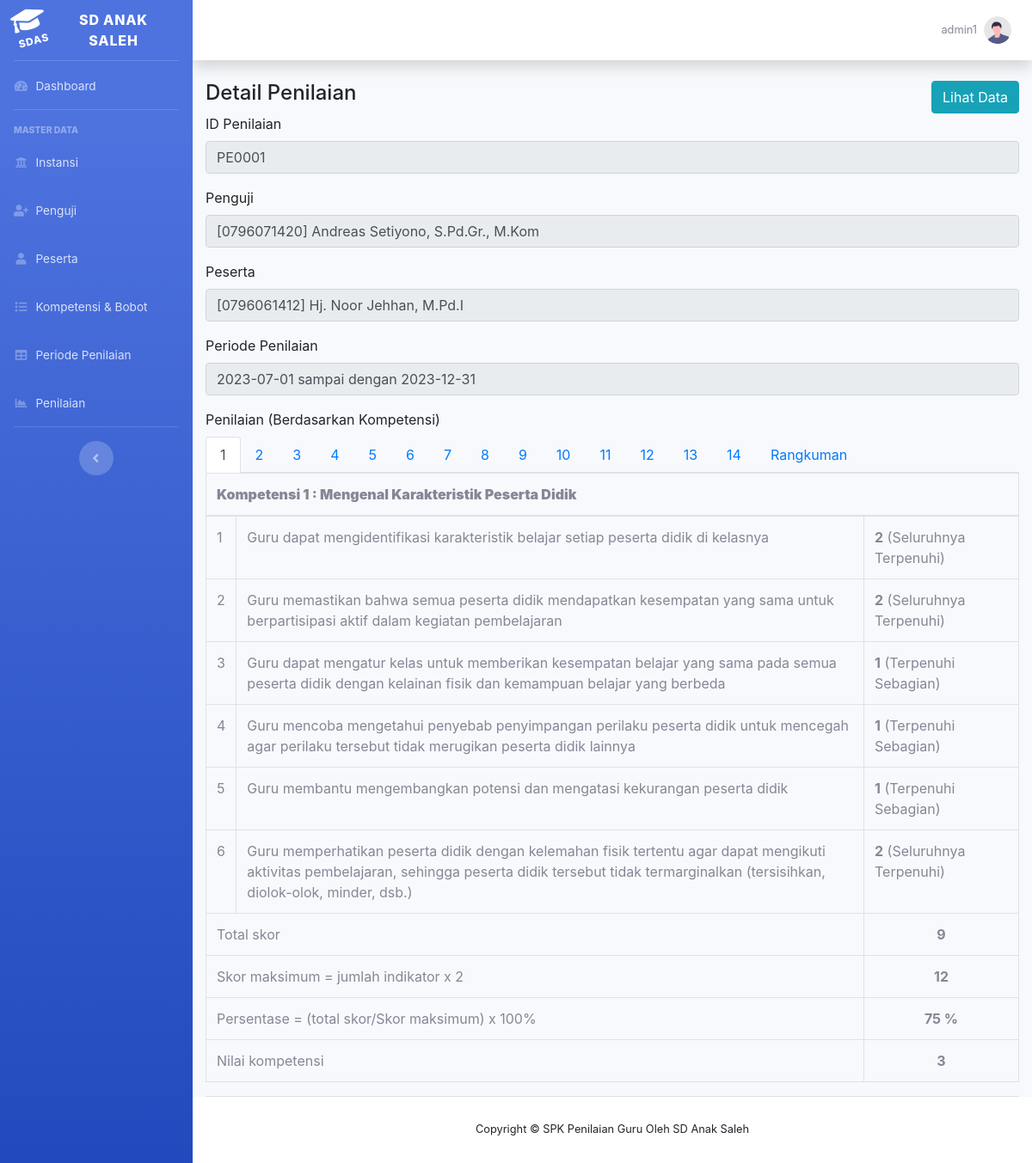
The app's page /penilaian_lht.php?kode=PE0001 (signed in) with its own data.
### tables this page shows
CREATE TABLE `nilai_peserta_detail` (
  `detail_id` varchar(10) NOT NULL,
  `detail_peserta` varchar(10) NOT NULL,
  `detail_penguji` varchar(10) NOT NULL,
  `detail_periode` varchar(10) DEFAULT NULL,
  `K0101` float NOT NULL,
  `K0102` float NOT NULL,
  `K0103` float NOT NULL,
  `K0104` float NOT NULL,
  `K0105` float NOT NULL,
  `K0106` float NOT NULL,
  `K0201` float NOT NULL,
  `K0202` float NOT NULL,
  `K0203` float NOT NULL,
  `K0204` float NOT NULL,
  `K0205` float NOT NULL,
  `K0206` float NOT NULL,
  `K0301` float NOT NULL,
  `K0302` float NOT NULL,
  `K0303` float NOT NULL,
  `K0304` float NOT NULL,
  `K0401` float NOT NULL,
  `K0402` float NOT NULL,
  `K0403` float NOT NULL,
  `K0404` float NOT NULL,
  `K0405` float NOT NULL,
  `K0406` float NOT NULL,
  `K0407` float NOT NULL,
  `K0408` float NOT NULL,
  `K0409` float NOT NULL,
  `K0410` float NOT NULL,
  `K0411` float NOT NULL,
  `K0501` float NOT NULL,
  `K0502` float NOT NULL,
  `K0503` float NOT NULL,
  `K0504` float NOT NULL,
  `K0505` float NOT NULL,
  `K0506` float NOT NULL,
  `K0507` float NOT NULL,
  `K0601` float NOT NULL,
  `K0602` float NOT NULL,
  `K0603` float NOT NULL,
  `K0604` float NOT NULL,
  `K0605` float NOT NULL,
  `K0606` float NOT NULL,
  `K0701` float NOT NULL,
  `K0702` float NOT NULL,
  `K0703` float NOT NULL,
  `K0704` float NOT NULL,
  `K0705` float NOT NULL,
  `K0801` float NOT NULL,
  `K0802` float NOT NULL,
  `K0803` float NOT NULL,
  `K0804` float NOT NULL,
  `K0805` float NOT NULL,
  `K0901` float NOT NULL,
  `K0902` float NOT NULL,
  `K0903` float NOT NULL,
  `K0904` float NOT NULL,
  `K0905` float NOT NULL,
  `K1001` float NOT NULL,
  `K1002` float NOT NULL,
  `K1003` float NOT NULL,
  `K1004` float NOT NULL,
  `K1005` float NOT NULL,
  `K1006` float NOT NULL,
  `K1007` float NOT NULL,
  `K1008` float NOT NULL,
  `K1101` float NOT NULL,
  `K1102` float NOT NULL,
  `K1103` float NOT NULL,
  `K1201` float NOT NULL,
  `K1202` float NOT NULL,
  `K1203` float NOT NULL,
  `K1301` float NOT NULL,
  `K1302` float NOT NULL,
  `K1303` float NOT NULL,
  `K1401` float NOT NULL,
  `K1402` float NOT NULL,
  `K1403` float NOT NULL,
  `K1404` float NOT NULL,
  `K1405` float NOT NULL,
  `K1406` float NOT NULL,
  `total` float NOT NULL
);

CREATE TABLE `penguji` (
  `penguji_id` varchar(10) NOT NULL,
  `penguji_nama` varchar(100) NOT NULL,
  `penguji_nuptk` varchar(100) DEFAULT NULL,
  `username` varchar(100) NOT NULL,
  `password` varchar(100) NOT NULL
);

CREATE TABLE `peserta` (
  `peserta_id` varchar(10) NOT NULL,
  `peserta_nama` varchar(100) NOT NULL,
  `peserta_nuptk` varchar(100) DEFAULT NULL,
  `peserta_jk` varchar(100) DEFAULT NULL,
  `peserta_instansi` varchar(10) DEFAULT NULL,
  `peserta_matpel` varchar(100) DEFAULT NULL,
  `peserta_masa_kerja` varchar(100) DEFAULT NULL
);

CREATE TABLE `periode` (
  `periode_id` varchar(10) NOT NULL,
  `periode_tglawal` date NOT NULL,
  `periode_tglakhir` date NOT NULL
);

### penilaian_lht.php (the view, shortened to what the rows shown need)
<?php
include ("header.php");
require 'crud.php';
$book = ambileditnilaidetail($_GET['kode']);
$edit = mysqli_fetch_assoc($book);
$stmt = viewpeserta();
$stmt2 = viewpenguji();
$stmt3 = viewperiode();
$kompkomp = viewpoinkomp();
$kompetensititle = viewdafkomp();
$detail_id = $edit['detail_id'];
$detail_peserta = $edit['detail_peserta'];
$detail_penguji = $edit['detail_penguji'];
$detail_periode = $edit['detail_periode'];
?>
<div class="form-group">
    <label>ID Penilaian</label>
    <input type="text"  class="form-control" value="<?php echo($detail_id); ?>" disabled/>
</div>
<div class="form-group">
    <label>Penguji</label>
    <input type="text"  class="form-control" value="<?php while ($data = mysqli_fetch_assoc($stmt2)) {
    if ($detail_penguji == $data['penguji_id']) {
        echo "[" . $data['penguji_nuptk'] . "] " . $data['penguji_nama'];
    }
} ?>" disabled/>
</div>
<div class="form-group">
    <label>Peserta</label>
    <input type="text"  class="form-control" value="<?php while ($data = mysqli_fetch_assoc($stmt)) {
    if ($detail_peserta == $data['peserta_id']) {
        echo "[" . $data['peserta_nuptk'] . "] " . $data['peserta_nama'];
    }
} ?>" disabled/>
</div>
<div class="form-group">
    <label>Periode Penilaian</label>
    <input type="text"  class="form-control" value="<?php while ($data = mysqli_fetch_assoc($stmt3)) {
    if ($detail_periode == $data['periode_id']) {
        echo $data['periode_tglawal'] . ' sampai dengan ' . $data['periode_tglakhir'];
    }
} ?>" disabled/>
</div>
<div class="row">
    <div class="col-md-12">
        <div class="nav-tabs">
            <div class="tab-content">
            <?php
            $i = 1;
            $tabactive = "active";
            foreach ($kompkomp as $xx => $xxx) {
                ?>
                    <div class="tab-pane <?php echo $tabactive ?>" id="tab_<?php echo $i; ?>">
                        <div class="table-responsive">
                            <table class="table table-bordered" width="100%" cellspacing="0">
                                <thead>
                                    <tr>
                                        <th colspan='3'><b><?php echo $kompetensititle[$xx]; ?></b></th>
                                    </tr>
                                </thead>
                            </table>
                        </div>
                    </div>
                <?php
                $tabactive = "";
                ++$i;
            }
            ?>
            </div>
        </div>
    </div>
</div>
<?php
include ("footer.php");
?>

### records on screen
nilai_peserta_detail: detail_id "PE0001", detail_penguji.penguji_nama "[0796071420] Andreas Setiyono, S.Pd.Gr., M.Kom", detail_peserta.peserta_nama "[0796061412] Hj. Noor Jehhan, M.Pd.I", detail_periode.periode_tglakhir "2023-07-01 sampai dengan 2023-12-31"

### other values on screen
$_SESSION['username'] "admin1"
$kompetensititle[$xx] "Kompetensi 1 : Mengenal Karakteristik Peserta Didik"
$xxx[$x] "Guru dapat mengidentifikasi karakteristik belajar setiap peserta didik di kelasnya"
$xxx[$x] "Guru memastikan bahwa semua peserta didik mendapatkan kesempatan yang sama untuk berpartisipasi aktif dalam kegiatan pembelajaran"
$xxx[$x] "Guru dapat mengatur kelas untuk memberikan kesempatan belajar yang sama pada semua peserta didik dengan kelainan fisik dan kemampuan belajar yang berbeda"
$xxx[$x] "Guru mencoba mengetahui penyebab penyimpangan perilaku peserta didik untuk mencegah agar perilaku tersebut tidak merugikan peserta didik lainnya"
$xxx[$x] "Guru membantu mengembangkan potensi dan mengatasi kekurangan peserta didik"
$simpanjumlahskor[$xx] "9"
$simpanpersenkomp[$xx] "75"
$simpanakhirkomp[$xx] "3"
